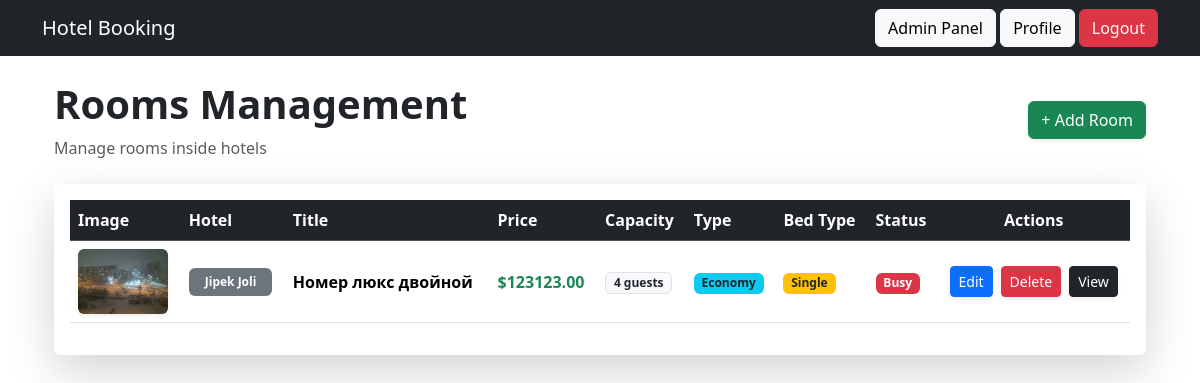
Before: /admin-panel/rooms/ (signed in) with the older database file.
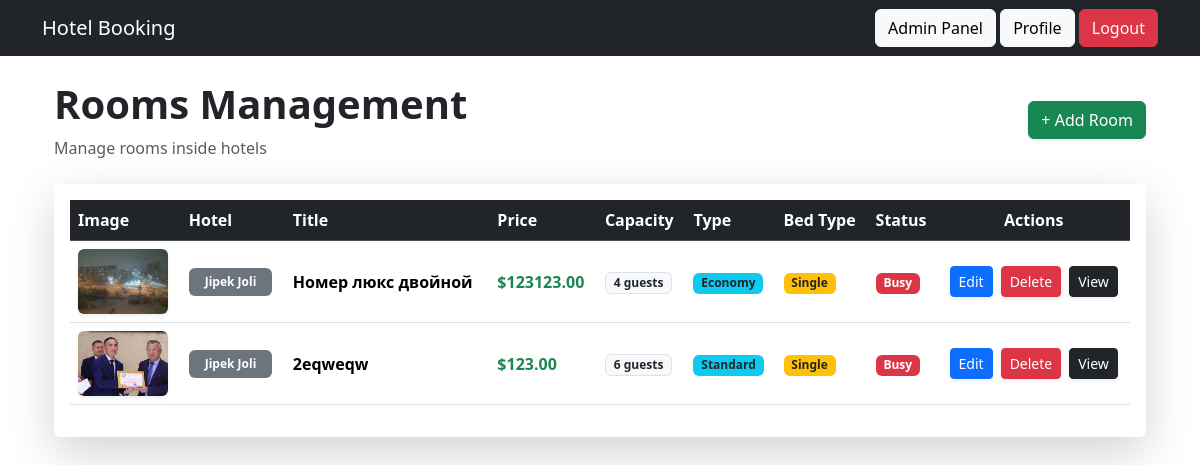
After: the same page with the newer database file.
### main/models.py (models this page shows, shortened)
class Room(models.Model):
    ROOM_TYPES = (
        ('economy', 'Economy'),
        ('standard', 'Standard'),
        ('comfort', 'Comfort'),
        ('deluxe', 'Deluxe'),
        ('lux', 'Lux'),
        ('full_lux', 'Full Lux'),
        ('presidential', 'Presidential'),
    )
    hotel = models.ForeignKey(
        Hotel,
        on_delete=models.CASCADE,
        related_name='rooms'
    )
    title = models.CharField(max_length=255)
    description = models.TextField()
    room_type = models.CharField(
        max_length=20,
        choices=ROOM_TYPES,
        default='standard'
    )
    price = models.DecimalField(
        max_digits=10,
        decimal_places=2
    )
    capacity = models.PositiveIntegerField()
    size_m2 = models.PositiveIntegerField(
        null=True,
        blank=True
    )
    BED_TYPES = (
        ('single', 'Single'),
        ('double', 'Double'),
        ('triple', 'Triple'),
        ('queen (1 big bed for 1 person)', 'Queen (1 big bed for 1 person)'),
        ('king (bed for 4 people)', 'King (bed for 4 people)'),
    )
    beds = models.PositiveIntegerField(default=1)
    bed_type = models.CharField(
        max_length=50,
        choices=BED_TYPES,
        default='single'
    )
    has_wifi = models.BooleanField(default=True)
    has_breakfast = models.BooleanField(default=False)
    has_air_conditioning = models.BooleanField(default=True)
    is_available = models.BooleanField(default=True)
    rating = models.DecimalField(
        max_digits=3,
        decimal_places=1,
        default=4.0
    )
    created_at = models.DateTimeField(auto_now_add=True)

class RoomImage(models.Model):
    room = models.ForeignKey(
        Room,
        on_delete=models.CASCADE,
        related_name='images'
    )
    image = models.ImageField(upload_to='rooms/')

class Hotel(models.Model):
    title = models.CharField(max_length=255)
    description = models.TextField()
    address = models.CharField(max_length=255)
    city = models.CharField(max_length=100)
    created_at = models.DateTimeField(auto_now_add=True)

### main/views.py (the view)
# urls.py: path('admin-panel/rooms/', admin_rooms, name='admin_rooms'),
@staff_member_required
def admin_rooms(request):
    rooms = Room.objects.select_related(
        'hotel'
    )
    return render(request, 'admin/rooms.html', {
        'rooms': rooms
    })

### main/templates/admin/rooms.html
{% extends 'base.html' %}
{% block content %}
<div class="container mt-4">
    <div class="d-flex justify-content-between align-items-center mb-4">
        <div>
            <h1 class="fw-bold">Rooms Management</h1>
            <p class="text-muted mb-0">
                Manage rooms inside hotels
            </p>
        </div>
        <a href="{% url 'admin_create_room' %}"
           class="btn btn-success shadow-sm">
            + Add Room
        </a>
    </div>
    <div class="card border-0 shadow-lg">
        <div class="card-body">
            <div class="table-responsive">
                <table class="table table-hover align-middle">
                    <thead class="table-dark">
                        <tr>
                            <th>Image</th>
                            <th>Hotel</th>
                            <th>Title</th>
                            <th>Price</th>
                            <th>Capacity</th>
                            <th>Type</th>
                            <th>Bed Type</th>
                            <th>Status</th>
                            <th class="text-center">Actions</th>
                        </tr>
                    </thead>
                    <tbody>
                        {% for room in rooms %}
                            <tr>
                                <td>
                                    {% if room.images.first %}
                                        <img src="{{ room.images.first.image.url }}"
                                             width="90"
                                             height="65"
                                             class="rounded shadow-sm"
                                             style="object-fit: cover;">
                                    {% else %}
                                        <span class="text-muted small">
                                            No image
                                        </span>
                                    {% endif %}
                                </td>
                                <td>
                                    <span class="badge bg-secondary px-3 py-2">
                                        {{ room.hotel.title }}
                                    </span>
                                </td>
                                <td class="fw-semibold">
                                    {{ room.title }}
                                </td>
                                <td>
                                    <span class="fw-bold text-success">
                                        ${{ room.price }}
                                    </span>
                                </td>
                                <td>
                                    <span class="badge bg-light text-dark border">
                                        {{ room.capacity }} guests
                                    </span>
                                </td>
                                <td>
                                    <span class="badge bg-info text-dark">
                                        {{ room.get_room_type_display }}
                                    </span>
                                </td>
                                <td>
                                    <span class="badge bg-warning text-dark">
                                        {{ room.get_bed_type_display }}
                                    </span>
                                </td>
                                <td>
                                    {% if room.is_available %}
                                        <span class="badge bg-success">
                                            Available
                                        </span>
                                    {% else %}
                                        <span class="badge bg-danger">
                                            Busy
                                        </span>
                                    {% endif %}
                                </td>
                                <td class="text-center">
                                    <div class="d-flex gap-2 justify-content-center flex-wrap">
                                        <a href="{% url 'admin_edit_room' room.id %}"
                                           class="btn btn-primary btn-sm shadow-sm">
                                            Edit
                                        </a>
                                        <a href="{% url 'admin_delete_room' room.id %}"
                                           class="btn btn-danger btn-sm shadow-sm">
                                            Delete
                                        </a>
                                        <a href="{% url 'room_detail' room.id %}"
                                           class="btn btn-dark btn-sm shadow-sm">
                                            View
                                        </a>
                                    </div>
                                </td>
                            </tr>
                        {% empty %}
                            <tr>
                                <td colspan="8" class="text-center py-5 text-muted">
                                    No rooms found
                                </td>
                            </tr>
                        {% endfor %}
                    </tbody>
                </table>
            </div>
        </div>
    </div>
</div>
{% endblock %}

### main/templates/base.html (shortened to what this page needs)
<!DOCTYPE html>
<html lang="en">
<head>
    <link href="https://cdn.jsdelivr.net/npm/bootstrap@5.3.3/dist/css/bootstrap.min.css" rel="stylesheet">
</head>
<body>
<nav class="navbar navbar-expand-lg navbar-dark bg-dark">
    <div class="container">
        <a class="navbar-brand" href="/">
            Hotel Booking
        </a>
        <div>
            {% if user.is_authenticated and user.is_staff %}
                <a href="{% url 'admin_dashboard' %}" class="btn btn-light">
                    Admin Panel
                </a>
            {% endif %}
            {% if user.is_authenticated %}
                <a href="{% url 'profile' %}" class="btn btn-light">
                    Profile
                </a>
                <a href="{% url 'logout' %}" class="btn btn-danger">
                    Logout
                </a>
            {% endif %}
        </div>
    </div>
</nav>
<div class="container mt-4">
    {% block content %}
    {% endblock %}
</div>
</body>
</html>

Changed rows visible on the page:
added Room: images.first.image (picture), hotel "Jipek Joli", title "2eqweqw", price "123.00", capacity "6", room_type "Standard", bed_type "Single", is_available "Busy"
